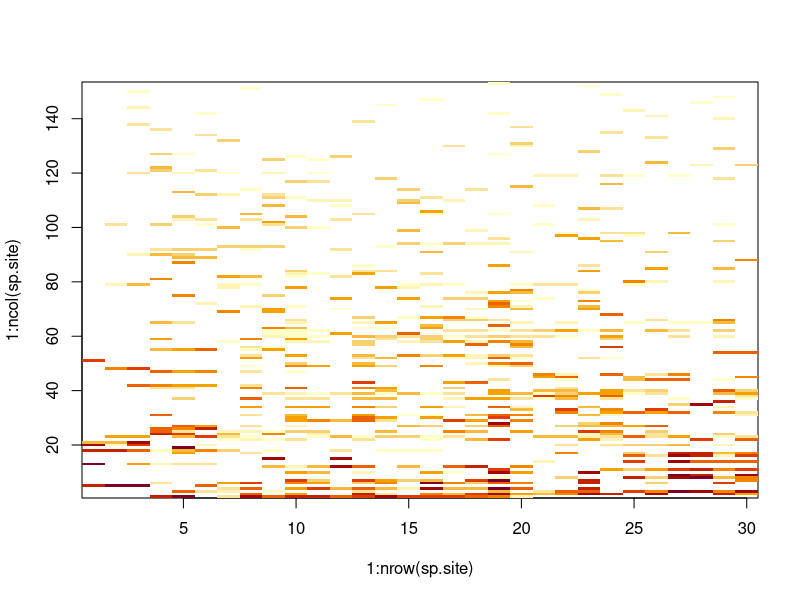

Reproduce this figure in R.
#####################################################################################
# Partitioning niche and neutral dynamics on community assembly #####################
# Mortara et al #####################################################################
#####################################################################################

## Code for preparing data for modeling
### Separating abundant and rare spp

###############################
# PART 1: loading packages ####
###############################

library(reshape)

############################
# PART 2: loading data #####
############################

# reading data
fern.data <- read.csv("data/data_original.csv", as.is = TRUE)
head(fern.data)
# changing column names
names(fern.data)[c(2, 4, 9)] <- c("spp", "region", "grad")
# removing NAs
fern.data <- na.omit(fern.data) # tem 60 NA's de indumento e espessura de folha. É isto mesmo? sao duas especies apenas, mas como todo mundo ocorre em todo lugar ficam 60
#fern.data$site <- scale(rep(1:30, length(unique(fern.data$species)))) ## troquei por um fator
# creating vector with site id
fern.data$site <- factor(rep(1:30, length(unique(fern.data$spp))))
sp <- unique(fern.data$spp)

### Creating sp site matrix
sp.site <- cast(fern.data, site + altitude ~ spp,
                value = 'abundance', FUN = mean)
sp.site

site <- sp.site$site
altitude <- sp.site$altitude

sp.site <- apply(sp.site[, c(-1, -2)], 2, as.numeric)

dim(sp.site)

sp.alt <- apply(sp.site, 2, function(x) tapply(x, altitude, mean))

## Creating vector of species abundances for the total metacommunity
ab.meta <- colSums(sp.site)
names(ab.meta) <- sp

length(ab.meta)

ab.meta

#### separating 40 most abundant species in the metacommunity
indice.sp <- order(ab.meta, decreasing = TRUE)[1:40]

freq <- rowSums(sp.site > 0)

ab.mean <- apply(sp.site, 1, mean)
ab.mean

## Heat map of the species x sites matrix
image(x = 1:nrow(sp.site), y = 1:ncol(sp.site), log(sp.site[, order(-ab.meta)]))

#### Will indentify species as abundant (first 40 in rank) and rare (other)
ab.rare <- data.frame(spp = unique(fern.data$spp),
                      ab.rare = ifelse(sp %in% sp[indice.sp], "abundant", "rare"))

ab.rare

fern.data.new <- merge(fern.data, ab.rare)
dim(fern.data)
dim(fern.data.new)

head(fern.data.new)

fern.data.ab <- fern.data.new[fern.data.new$ab.rare == "abundant", ]
fern.data.rare <- fern.data.new[fern.data.new$ab.rare == "rare", ]

write.table(fern.data.new,
            "data/data_for_modeling.csv",
            col.names = TRUE, row.names = FALSE, sep = ",")

write.table(fern.data.ab,
            "data/data_ab_for_modeling.csv",
            col.names = TRUE, row.names = FALSE, sep = ",")

write.table(fern.data.rare,
            "../data/data_rare_for_modeling.csv",
            col.names = TRUE, row.names = FALSE, sep = ",")
